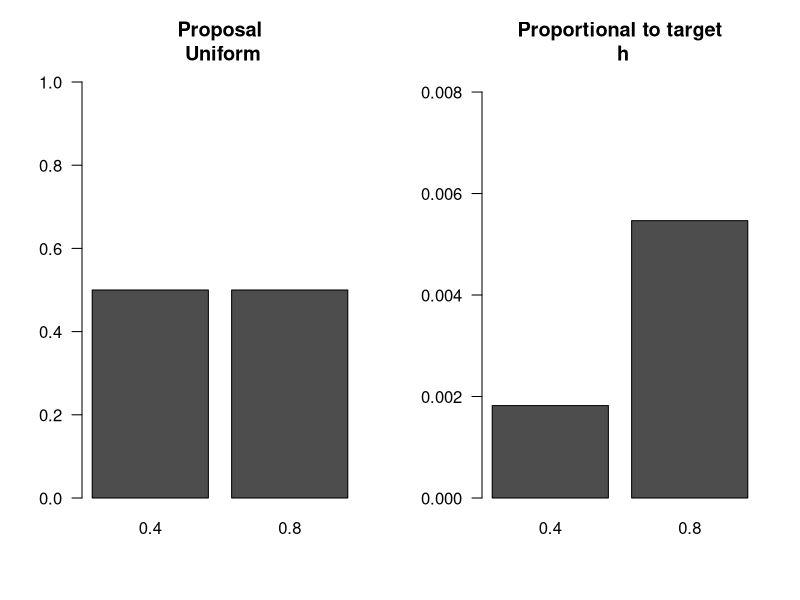
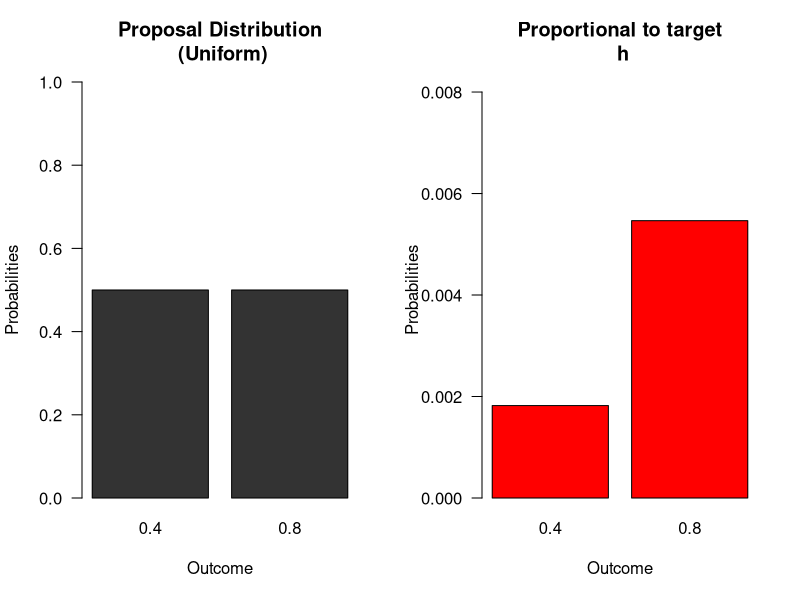
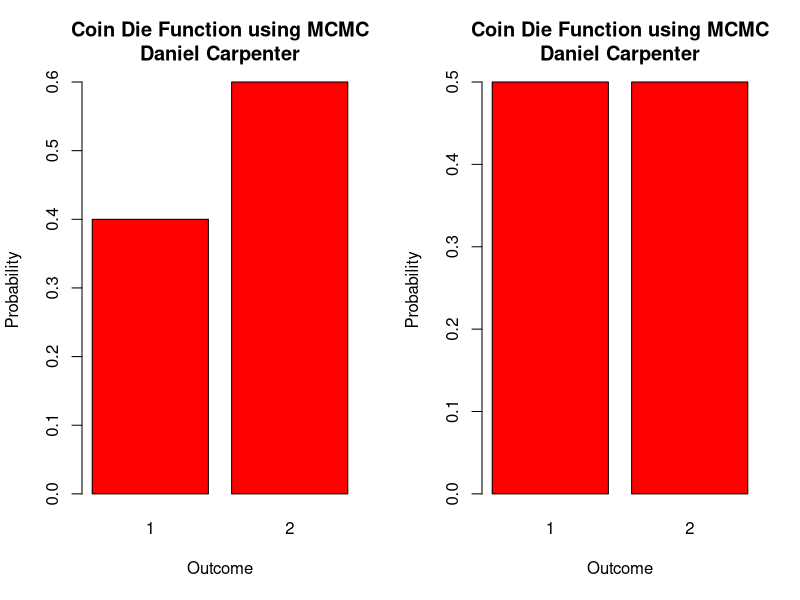
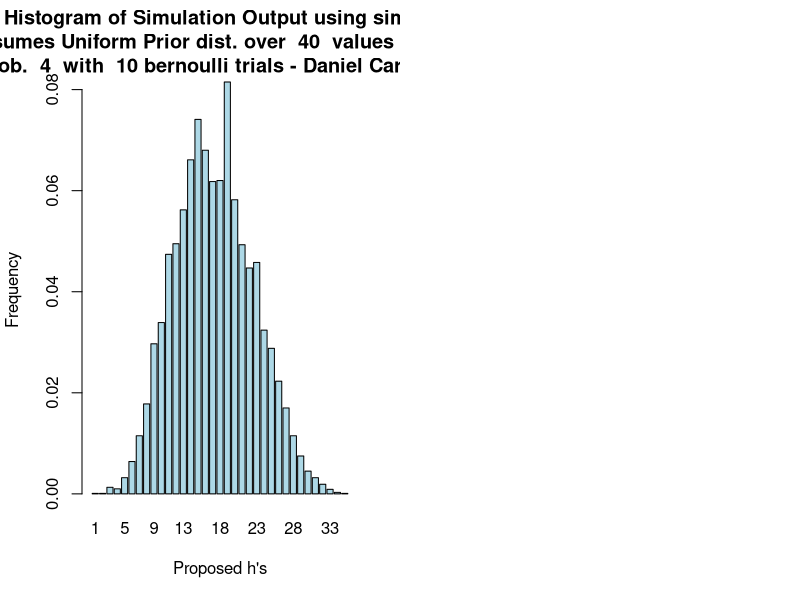

Generate these figures, in order, with R: (Note: this script raises an error after producing the figures.)
## ---- chunk 1

  # 1 (i-ii)
  # Make a coin-die bbox
  # k = number of faces in the event set E for acceptance of proposal
  # Lik = likelihood for 2 states of theta
  # theta = two states
  # h1 = small relative to h2
  cdbbox<-function(k=1,lik,theta, h1="s")
  { 
    # K=1...6
    # xtable is a library which has functions useful for latex output
    library(xtable)
    
    # rename the first and second components of the likelihood
    lik1<-lik[1]
    lik2<-lik[2]
    
    # We will now make a prior that has the desired characteristics
    # See if you can prove the following
    # if h1 small "s" then ... else ...
    ifelse(h1=="s",
           pi1<-k/6*lik2/(lik1+k/6*lik2), 
           pi1<-lik2/(lik2+k/6*lik1)
    )
    
    # sum of probs is 1
    prior=c(pi1,1-pi1)
    
    #lik<-c(lik1,lik2)
    h<-prior*lik
    
    # Bayes
    post=h/sum(h)
    
    # Make a matrix for the Bayes box
    mat<-cbind(theta,prior,lik,h,post)
    rownames(mat)<-1:length(lik)
    Totals=c(NA,sum(prior),NA,sum(h),sum(post))
    mat2=rbind(mat,Totals)
    
    # Now make some plots useful in explaining the procedure
    # graphics.off()
    # dev.new(noRStudioGD = TRUE)
    layout(matrix(c(1,2),nr=1,nc=2,byrow=TRUE))
    barplot(matrix(c(0.5,0.5),nc=2,nr=1,byrow=TRUE,dimnames=list(c("Coin"),theta)),
            ylim=c(0,1),las=1,main="Proposal\n Uniform")
    barplot(matrix(h,nc=2,nr=1,byrow=TRUE,dimnames=list(c("Coin"),theta)),
            ylim=c(0,max(h)+0.5*max(h)),las=1,main="Proportional to target\n h")
    # Return a list of useful objects
    return(list(bbox=mat2,latex=xtable(mat2,digits=6),mat=mat,h=h,h1=h1,k=k))
  }
  
  # Call function
  cdbbox(k=2,lik=dbinom(x=4,size=10,prob=c(0.4,0.8)),theta=c(0.4,0.8),h1="s")->ans 
  
  # Get the bayes box and knit using kable for aesthetics
  knitr::kable(ans$bbox)
## ---- chunk 2
  ## Impoved Graphic
  cdbbox2<-function(k=1,lik,theta, h1="s")
  { 
    # K=1...6
    # xtable is a library which has functions useful for latex output
    library(xtable)
    
    # rename the first and second components of the likelihood
    lik1<-lik[1]
    lik2<-lik[2]
    
    # We will now make a prior that has the desired characteristics
    # See if you can prove the following
    # if h1 small "s" then ... else ...
    ifelse(h1=="s",
           pi1 <- k/6 * lik2 / (lik1 + k/6 * lik2), 
           pi1 <-       lik2 / (lik2 + k/6 * lik1)
    )
    
    # sum of probs is 1
    prior=c(pi1,1-pi1)
    
    #lik<-c(lik1,lik2)
    h<-prior*lik
    
    # Bayes
    post=h/sum(h)
    
    # Make a matrix for the Bayes box
    mat<-cbind(theta,prior,lik,h,post)
    rownames(mat)<-1:length(lik)
    Totals=c(NA,sum(prior),NA,sum(h),sum(post))
    mat2=rbind(mat,Totals)
    
    # Now make some plots useful in explaining the procedure
    # graphics.off()
    # dev.new(noRStudioGD = TRUE)
    layout(matrix(c(1,2),nr=1,nc=2,byrow=TRUE))
    barplot(matrix(c(0.5,0.5),nc=2,nr=1,byrow=TRUE,dimnames=list(c("Coin"),theta)),
            ylim=c(0,1),las=1,main="Proposal Distribution\n (Uniform)",
            col = 'grey20',
            ylab = 'Probabilities',
            xlab = 'Outcome')
    barplot(matrix(h,nc=2,nr=1,byrow=TRUE,dimnames=list(c("Coin"),theta)),
            ylim=c(0,max(h)+0.5*max(h)),las=1,main="Proportional to target\n h",
            col = 'red',
            ylab = 'Probabilities',
            xlab = 'Outcome')
    # Return a list of useful objects
    return(list(bbox=mat2,latex=xtable(mat2,digits=6),mat=mat,h=h,h1=h1,k=k))
  }
  
  # Call Function
  outputOfCdbbox2 <- cdbbox2(k=2,lik=dbinom(x=4,size=10,prob=c(0.4,0.8)),theta=c(0.4,0.8),h1="s") 
## ---- chunk 3
coindie<-function(n=100, h=c(1/4,3/4),E2=c(5,6),init=1,...){
  library(xtable)
  dieset<-c()
  dieset[1]<-"E1"
  die<-function(n=1){
  sample(1:6,size=n,replace=TRUE)
  }
  
  coin<-function(n=1){
  sample(1:2,size=n,replace=TRUE)
  }
  face<-c()
  alpha<-c() # holds acceptance probs
  alpha[1]<-1
  post<-c()# post sample
  prop<-c() # vec of proposed states 1s and 2s
  prop[1]=init # initial state
  post[1]=prop[1]
  dice<-c()
  dice[1]<-die()
  
  for(i in 2:n){ # starts at 2 because initial value given above
  prop[i]<-coin()
  alpha[i]=min(1,h[prop[i]]/h[post[i-1]])
  
  dice[i]<-die()
  ifelse(alpha[i]==1,dieset[i]<-"E1",dieset[i]<-"E2")
  # is x an element of set y
  if(alpha[i]==1 | (is.element(dice[i],E2) & alpha[i]!=1)){post[i]<-prop[i]}
  else{post[i]<-post[i-1]}
   }  
  res<-matrix(c(prop,round(alpha,2),dieset,dice,post ),nc=5,nr=n,byrow=FALSE,dimnames=list(1:n,c("proposal","alpha", "E","dice","post")))
  sim<-table(post)/n
  postexact<-h/sum(h)
  barplot(sim,...)
  return(list(iter=res,sim=sim,postexact=postexact,post=post,xtable=xtable(res,dig=1)) )
}
  
  # Call the function
  ans <- coindie(n=10,h=c(0.6,0.4),E2=c(2,3,4,5),
                  
                  # Add X Label to be more descriptive
                  xlab = "Outcome",
                  
                  # Add Y Label to be more descriptive
                  ylab = 'Probability',
                  
                  # Add Title  to be more descriptive
                  main = 'Coin Die Function using MCMC\nDaniel Carpenter',
                  
                  # Add color to indicate post color red
col = 'red')
        
## ---- chunk 4
# Here, get the value of h to use in this example. This objected created in previous code chunk
# When calling outputOfCdbbox2 <- cdbbox2(k=2,lik=dbinom(x=4,size=10,prob=c(0.4,0.8)),theta=c(0.4,0.8),h1="s") 
h = outputOfCdbbox2$h

ans <- coindie(n=10,h=h,E2=c(2,3,4,5),
               
               # Add X Label to be more descriptive
               xlab = "Outcome",
               
               # Add Y Label to be more descriptive
               ylab = 'Probability',
               
               # Add Title  to be more descriptive
               main = 'Coin Die Function using MCMC\nDaniel Carpenter',
               
               # Add color to indicate post color red
               col = 'red')

## ---- chunk 5

  # This function makes discrete simulations from a posterior with any number of h values
  # n=nu of iterations
  # You can embellish this function
  simR<-function(n=10000, h=c(0.03344302,0.06165627),...){
    alpha<-c() # holds transition probs
    alpha[1]<-1
    u<-c() # holds uniform values
    u[1]<-1
    post<-c()# post sample
    prop<-c() # vec of proposed states 1s and 2s
    prop[1]=1 # initial state
    post[1]=prop[1]
    for(i in 2:n){ # starts at 2 because initial value given above
      # proposal state 
      prop[i]=sample(1:length(h),1,replace=TRUE)
      # calculate alpha
      # notice h[prop[i]] gives the actual value of h
      alpha[i]=min(1,h[prop[i]]/h[post[i-1]])
      # to calculate accepting proposal with prob alpha
      # select a random value from  a uniform (0,1)
      u[i]=runif(1)
      if(u[i]<=alpha[i]){post[i]<-prop[i]}
      else{post[i]<-post[i-1]}
    }
    res<-matrix(c(prop,u,alpha,post ),nc=4,nr=n,byrow=FALSE)
    sim<-table(post)/n
    # windows only works with a pc
    # quartz with macs
    # dev.new(noRStudioGD = TRUE) # or quartz() 
    
    barplot(sim,...)
    postexact<-h/sum(h)
    # The returned output is a list 
    # Use obj$ to obtain whatever interests you
    return(list(iter=res,sim=sim,postexact=postexact,post=post) )
  }

  
  # Create a funciton to establish a Uniform Binomial Experiment
  getH <- function(numThetaValues, x, n) {
    
    ## Form uniform probability
    theta <- seq(0, 1, length = numThetaValues)
    
    ## Calculate prior assuming uniform distribution
    prior = rep(1/numThetaValues, numThetaValues)
    
    ## Calculate the likelihood
    likelihood  = dbinom(x=x, size=n, prob=theta)
    
    ## Calculate the Prior x the Likelihood
    h <-  prior * likelihood
    
    return(h)
  }
  
  
  # Inputs for getH()
  numThetaValues = 40
  x = 4
  n = 10
  
  # Call simROut and add some extras to the plot
  simROut <- simR(n=10000, h=getH(numThetaValues, x, n),
                  
                  # Title
                  main = paste("Histogram of Simulation Output using simR()\n",
                               "Assumes Uniform Prior dist. over ", numThetaValues, 
                               " values of theta.\nProb. ", x, 
                               " with ", n, "bernoulli trials - Daniel Carpenter"),
                  ylab = "Frequency",
                  xlab = "Proposed h's",
                  col = 'lightblue'
                  )

## ---- chunk 6
# What about different proposal distributions
# Again for the discrete case
simRQ<-function(n=1000,init=1, h=c(1,1),pr=c(1,1)/2,...){
  alpha<-c() # holds transition probs
  alpha[1]<-1
  u<-c() # holds uniform values
  u[1]<-1
  post<-c()# post sample
  prop<-c() # vec of proposed states 1s and 2s etc
  prop[1]=init # initial state
  post[1]=prop[1]
  q<-function(x){pr[x]}
  for(i in 2:n){ # starts at 2 because initial value given above
    #make a sample from the proposal
    sample(1:length(h),1,replace=TRUE,prob=pr)->prop[i]
    #Calculate alpha adjusting for the proposal being non uniform
    alpha[i]=min(1,h[prop[i]]*q(post[i-1])/(h[post[i-1]]*q(prop[i])))
    # now choose the proposal with probability alpha
    u[i]=runif(1)
    if(u[i]<=alpha[i]){post[i]<-prop[i]}
    else{post[i]=post[i-1]}
  }
  res<-matrix(c(prop,u,alpha,post ),nc=4,nr=n,byrow=FALSE,dimnames=list(1:n,c("prop","u","alpha","post")))
  sim<-table(post)/n
  postexact<-h/sum(h)
  barplot(sim,...)
  tmp<-c()
  ifelse(length(res[,1])>=20,tmp<-res[1:20,],tmp<-res)
  return(list(iter=tmp,sim=sim,post=postexact) )
}

# Inputs for getH()
numThetaValues = 11

# Function to create a peak distribution - only for odd dist
makePeak <- function(numThetaValues) {
  peak = round(numThetaValues / 2)  # Peak of distribution
  beg  = 1:(peak-1)                 # up until the peak
  end  = (peak-1):1                 # After the peak
  return(c(beg, peak, end))         # Combine it to make mountain
}
  
prInput = makePeak(numThetaValues)  # proposal input that is a peak distribution (Q)
hInput = getH(numThetaValues, x, n) # Uniform prior

# Call the function and store
simRQOut <- simRQ(n=10000,h=hInput,pr=prInput,
        
        # Title
        main = paste("Hist. Simulation Output - Assumes Uniform Prior \ndist. over ", numThetaValues, 
                     " values of theta. Prob. ", x, 
                     " with ", n, "bernoulli trials. \nUses Peak Proposal Dist. - Daniel Carpenter"),
        ylab = "Frequency",
        xlab = "Proposed h's",
        col = 'tomato3'
)

# Show first 20 iterations
simRQOut$iter
